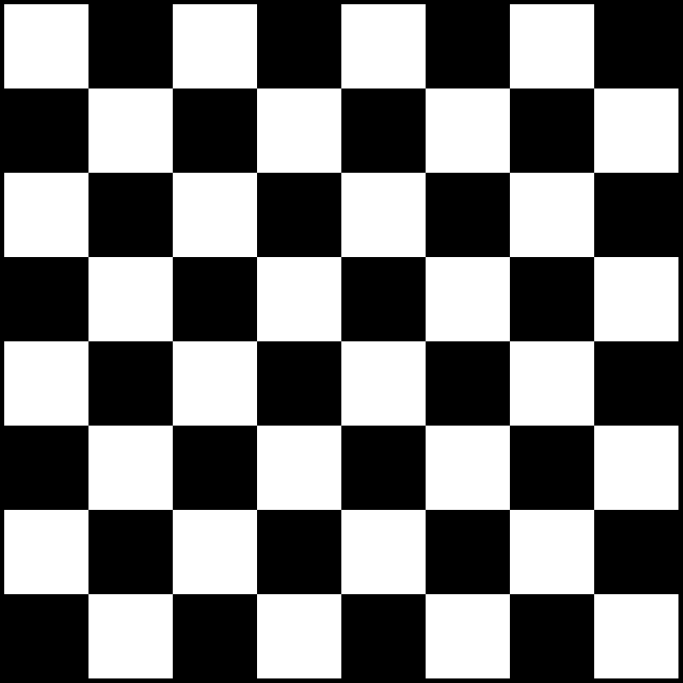
#> input picture backend/visualModule/chessBoardImages/chess-board.png, 2048 x 2048 px (shown at 1/3 size)
$ python play.py
#> lines starting #> are read from the running program, lines starting #| are printed output that depends on the picture
### backend/visualModule/visual_module.py
import cv2
import numpy as np
import string

class VisualModule:
    def __init__(self):
        self.cbPattern = cv2.imread('visualModule/chessBoardImages/chess-board.png') # Reference_Image
#> self.cbPattern is the input picture: shape (2048, 2048, 3); min 0, max 255, mean 124.4
        self.cbPatternWidth = self.cbPattern.shape[0]
#> self.cbPatternWidth = 2048
        self.cbPatternHeight = self.cbPattern.shape[1]
#> self.cbPatternHeight = 2048

    def findTransformation(self, img):  # Finds the transformation matrix
        patternSize = (7,7)
        imgGray = cv2.cvtColor(img,cv2.COLOR_BGR2GRAY)

        # retCB - Boolean. Returns true if the chessboard pattern corners are detected, false otherwise.
        # cornersCB - Returns corners in matrix representing coordinates of the chessboard pattern corners.
        # Find chessboard corners
        retCB, cornersCB = cv2.findChessboardCorners(self.cbPattern, patternSize, cv2.CALIB_CB_ADAPTIVE_THRESH + cv2.CALIB_CB_FAST_CHECK + cv2.CALIB_CB_NORMALIZE_IMAGE)
        retIMG, cornersIMG = cv2.findChessboardCorners(imgGray, patternSize, cv2.CALIB_CB_ADAPTIVE_THRESH + cv2.CALIB_CB_FAST_CHECK + cv2.CALIB_CB_NORMALIZE_IMAGE)

        if retIMG == 0:
            H = 0
        else:
            H, _ = cv2.findHomography(cornersIMG, cornersCB)     # Find the transformation matrix
        return(retIMG, H)

    #Applies necessary rotation to actual board to properly determine play
    # [5 lines left out: function applyRotation, not called in this run]

    #Applies homography matrix for calibration
    def applyHomography(self, img, H):
        imgNEW = cv2.warpPerspective(img, H, (self.cbPatternWidth, self.cbPatternHeight))
        return(imgNEW)

    #Draws quadrants to assist users in calibration(Essentially helps the program to determine which quadrant
    # white is located)
    # [64 lines left out: functions drawQuadrants, findRotation, findMoves, not called in this run]

    #Used for testing chessboard pattern recognition using OpenCV's function findChessboardCorners()
    def patternRecognizer(self, img):
        patternSize = (7,7)
        makeGray = cv2.cvtColor(img, cv2.COLOR_BGR2GRAY)
        retCB, _ = cv2.findChessboardCorners(makeGray, patternSize, cv2.CALIB_CB_ADAPTIVE_THRESH + cv2.CALIB_CB_FAST_CHECK + cv2.CALIB_CB_NORMALIZE_IMAGE)
        if retCB:
            print("Pattern found...")
            return True
        else:
            print("No pattern found")
            return False

# [2 lines that do not run on import are left out]

### backend/visualModule/stream.py
import cv2
from visualModule.visual_module import VisualModule

class Stream():
    def __init__(self):
        self.vm = VisualModule()

    def start_stream(self):
        cap = cv2.VideoCapture(0)
        currentFrame = 0
        while(True):
            # Capture frame-by-frame
            _, frame = cap.read()
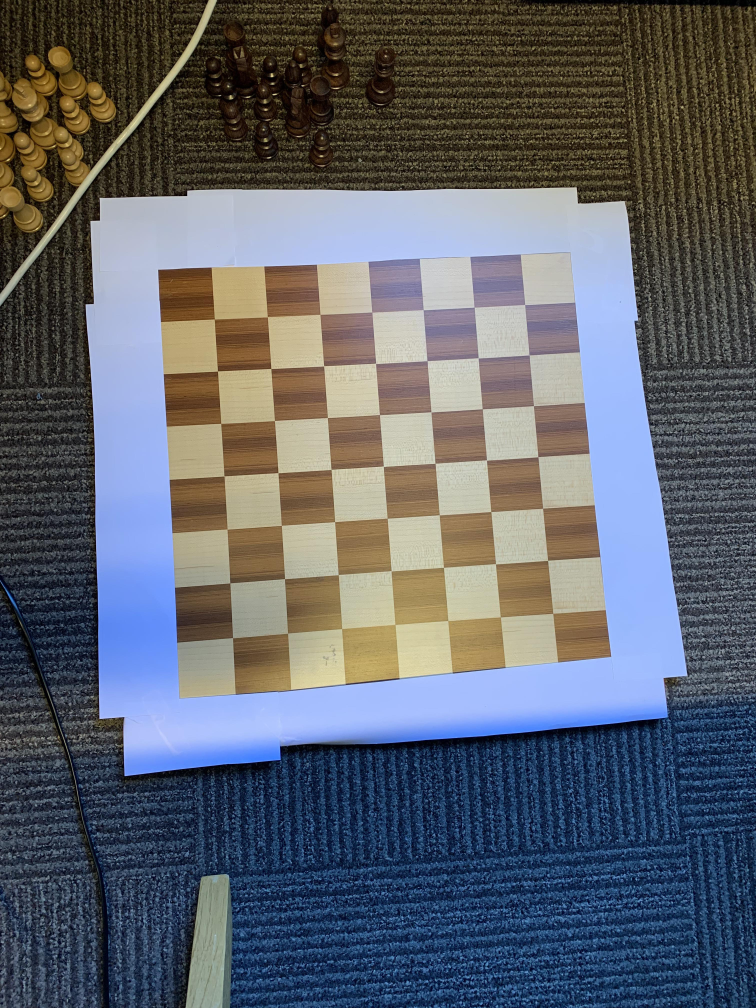
#> input picture backend/visualModule/testImages/startBoard.jpg, 3024 x 4032 px, given in place of the camera (shown at 1/4 size)
#> frame is the input picture: shape (4032, 3024, 3); mean B, G, R 107.8, 99.2, 94.8

            cv2.imshow('frame',frame)

            img = self.take_photo(cap)

            if self.vm.patternRecognizer(img) or cv2.waitKey(1) & 0xFF == ord('q'):
                self.stop_stream(cap)
                break

            # To stop duplicate images
            currentFrame += 1
        return img


    def take_photo(self, cap):
        for i in range(5):
            cap.grab()
            _, img = cap.read()
        return img


    # [5 lines left out: function show_photo, not called in this run]

    def stop_stream(self, cap):
        # When everything done, release the capture
        cap.release()
        cv2.destroyAllWindows()

    def close_window(self):
        cv2.waitKey(0)
        cv2.destroyAllWindows()


# [6 lines that do not run on import are left out]

### backend/play.py
from visualModule.visual_module import VisualModule
from visualModule.stream import Stream
from visualModule.coordinate_definer import CoordinateDefiner
import cv2

stream = Stream()
vm = VisualModule()

def start_game():
    # Start calibration
    board = stream.start_stream()
#> in patternRecognizer, `makeGray = cv2.cvtColor(img, cv2.COLOR_BGR2GRAY)`:
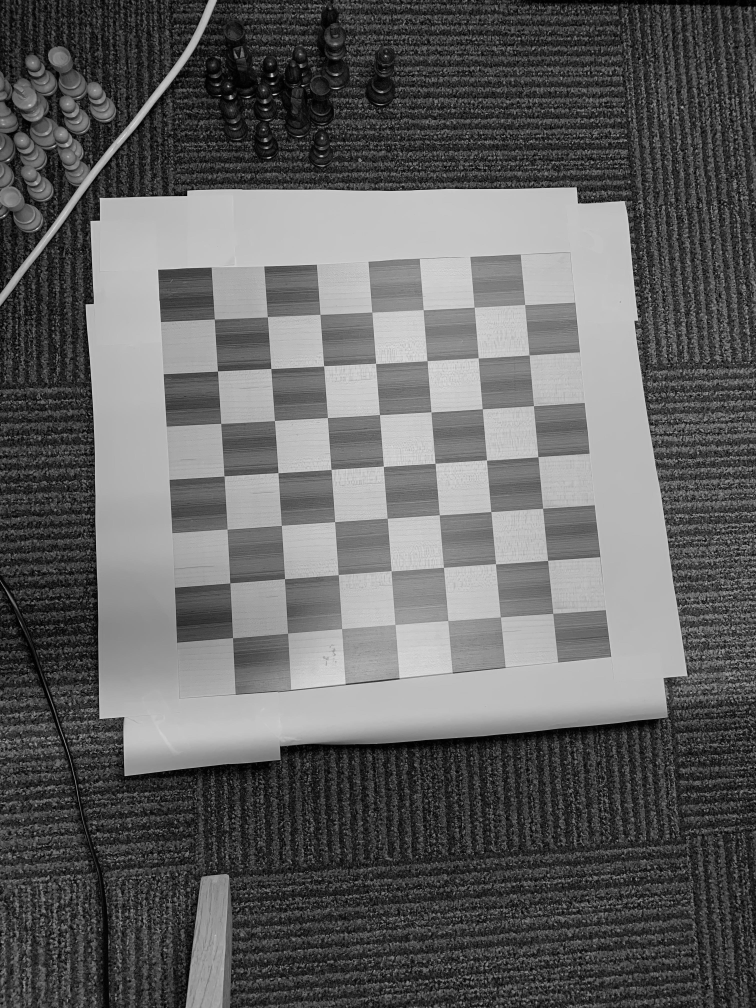
#> makeGray: shape (4032, 3024) (shown at 1/4 size); min 0, max 243, mean 98.9
#> in patternRecognizer, `retCB, _ = cv2.findChessboardCorners(makeGray, patternSize, cv2.CALIB_..`: retCB = False
#> (key q is pressed here)
    ret, H = vm.findTransformation(board)
#> in findTransformation, `retCB, cornersCB = cv2.findChessboardCorners(self.cbPattern, patternSi..`: retCB = True; cornersCB = 49 rows, first 8: [264.9, 264.9], [517.7, 265.1], [770.6, 264.9], [1023.5, 265], [1276.4, 264.9], [1529.2, 265], [1782, 265], [265, 517.8]
#> in findTransformation, `retIMG, cornersIMG = cv2.findChessboardCorners(imgGray, patternSize, c..`: retIMG = False; cornersIMG = None
#> ret = False; H = 0
    if not ret:
        return
    empty_board = vm.applyHomography(board, H)
    stream.show_photo(empty_board, "Empty board")

    # Add the pieces

    # Take a photo and rotate it
    preState = rotated_image(3, 4, H)
    cv2.imshow("PreState", preState)
    cv2.imwrite("PreState.jpg", preState)
    stream.close_window()

    # Player moves a piece

    # Take a photo
    currState = rotated_image(3, 4, H)
    cv2.imshow("CurrState", currState)
    cv2.imwrite("CurrState.jpg", currState)
    stream.close_window()


def rotated_image(ro1, ro2, H):
    # Take a photo
    cap = cv2.VideoCapture(0)
    start_state = stream.take_photo(cap)
    stream.stop_stream(cap)
    stream.show_photo(start_state, "Start state")
    clean_start_state = vm.applyHomography(start_state, H)

    Qstart_state = vm.drawQuadrants(clean_start_state)
    stream.show_photo(Qstart_state, "Before rotation")

    # Rotate the image
    cd = CoordinateDefiner()
    theta = cd.define_places(ro1, ro2) # TODO: Change this to the user input
    rotMat = vm.findRotation(theta)
    preState = vm.applyRotation(clean_start_state, rotMat)
    return preState


if __name__ == "__main__":
    start_game()
